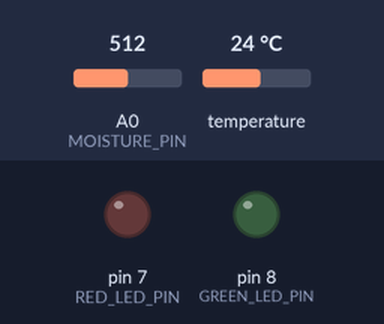
Bench run of a sketch on a simulated Arduino Uno, built with avr-gcc and run on an emulated ATmega328P. On the bench: output pins drawn as LEDs (lit = HIGH). Inputs (shaded band) come from the test bench; at power-on: temperature 24 °C, A0 (MOISTURE_PIN) = 512. What the sketch prints to the serial monitor is not drawn.

Above: at 1.7 s.
1.8 s: temperature set to 10.4 °C
At 4.7 s:
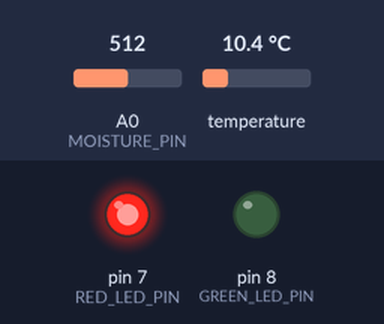
5.3 s: temperature set to 9.4 °C
11.3 s: A0 (MOISTURE_PIN) set to 547
Timing chart, 0 to 14.3 s (numbered marks = the images above; inputs shaded):
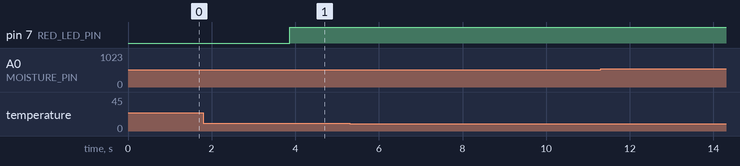

Measured:
- after the input at 5.3 s, every drawn part: stays the same
- after the input at 11.3 s, every drawn part: stays the same

The sketch:

SoilSense_Uno.ino
```cpp
#include <OneWire.h>
#include <DallasTemperature.h>

const int MOISTURE_PIN       = A0;
const int TEMPERATURE_PIN    = 2;
const int RED_LED_PIN        = 7;
const int GREEN_LED_PIN      = 8;

const float HIGH_MOISTURE_THRESHOLD = 65.0;
const float LOW_MOISTURE_THRESHOLD  = 25.0;
const float HIGH_TEMP_THRESHOLD     = 40.0;
const float LOW_TEMP_THRESHOLD      = 5.0;

OneWire oneWire(TEMPERATURE_PIN);
DallasTemperature sensors(&oneWire);

const int DRY_ADC_VALUE = 570;
const int WET_ADC_VALUE = 240;

const char* DEVICE_ID = "DEVICE_001";
const char* PLOT_ID   = "PLOT_001";
const unsigned long INTERVAL_MS = 3000;

unsigned long lastTransmissionTime = 0;

void setup() {
  Serial.begin(9600);

  pinMode(MOISTURE_PIN, INPUT);
  pinMode(RED_LED_PIN, OUTPUT);
  pinMode(GREEN_LED_PIN, OUTPUT);
  digitalWrite(RED_LED_PIN, LOW);
  digitalWrite(GREEN_LED_PIN, LOW);

  pinMode(TEMPERATURE_PIN, INPUT_PULLUP);

  sensors.begin();
  sensors.setWaitForConversion(true);

  delay(500);
  int detectedCount = sensors.getDeviceCount();
  Serial.println(F("{\"system\":\"SoilSense Uno\",\"status\":\"BOOT_OK\"}"));
  if (detectedCount == 0) {
    Serial.println(F("{\"warning\":\"DS18B20_NOT_FOUND\",\"action\":\"Check Pin 2 and 4.7k resistor between Pin 2 & 3.3V\"}"));
  }
}

int readSmoothedADC(int pin) {
  long sum = 0;
  for (int i = 0; i < 10; i++) {
    sum += analogRead(pin);
    delay(10);
  }
  return (int)(sum / 10);
}

float calculateMoisturePercentage(int raw) {
  if (raw >= DRY_ADC_VALUE) return 0.0;
  if (raw <= WET_ADC_VALUE) return 100.0;
  float pct = ((float)(DRY_ADC_VALUE - raw) / (float)(DRY_ADC_VALUE - WET_ADC_VALUE)) * 100.0;
  if (pct < 0.0) pct = 0.0;
  if (pct > 100.0) pct = 100.0;
  return pct;
}

float readTemperatureCelsius() {
  sensors.requestTemperatures();
  float tempC = sensors.getTempCByIndex(0);
  return tempC;
}

void loop() {
  unsigned long currentTime = millis();

  if (currentTime - lastTransmissionTime >= INTERVAL_MS) {
    lastTransmissionTime = currentTime;

    int rawMoisture = readSmoothedADC(MOISTURE_PIN);
    float moisturePct = calculateMoisturePercentage(rawMoisture);

    float tempCelsius = readTemperatureCelsius();
    bool hasValidTemp = (tempCelsius > -50.0 && tempCelsius < 125.0 && tempCelsius != 85.0);

    bool isMoistureTooHigh = (moisturePct >= HIGH_MOISTURE_THRESHOLD);
    bool isMoistureTooLow  = (moisturePct <= LOW_MOISTURE_THRESHOLD);
    bool isMoistureDanger  = (isMoistureTooHigh || isMoistureTooLow);
    bool isTempCritical    = hasValidTemp && (tempCelsius >= HIGH_TEMP_THRESHOLD || tempCelsius <= LOW_TEMP_THRESHOLD);

    if (isMoistureDanger || isTempCritical) {
      digitalWrite(RED_LED_PIN, HIGH);
      digitalWrite(GREEN_LED_PIN, LOW);
    } else {
      digitalWrite(RED_LED_PIN, LOW);
      digitalWrite(GREEN_LED_PIN, HIGH);
    }

    Serial.print(F("{\"deviceId\":\""));
    Serial.print(DEVICE_ID);
    Serial.print(F("\",\"plotId\":\""));
    Serial.print(PLOT_ID);
    Serial.print(F("\",\"rawValue\":"));
    Serial.print(rawMoisture);
    Serial.print(F(",\"moisturePercentage\":"));
    Serial.print(moisturePct, 1);

    if (hasValidTemp) {
      Serial.print(F(",\"temperature\":"));
      Serial.print(tempCelsius, 1);
      Serial.print(F(",\"temperatureCelsius\":"));
      Serial.print(tempCelsius, 1);
      Serial.print(F(",\"tempUnit\":\"Celsius\""));
    } else {
      Serial.print(F(",\"temperature\":null,\"rawTempCelsius\":"));
      Serial.print(tempCelsius, 1);
    }

    Serial.print(F(",\"ledStatus\":\""));
    Serial.print((isMoistureDanger || isTempCritical) ? F("RED_ALERT") : F("GREEN_OPTIMAL"));
    Serial.print(F("\",\"source\":\"hardware\",\"ingestionId\":\"DEV_"));
    Serial.print(currentTime);
    Serial.println(F("\"}"));
  }
}
```
